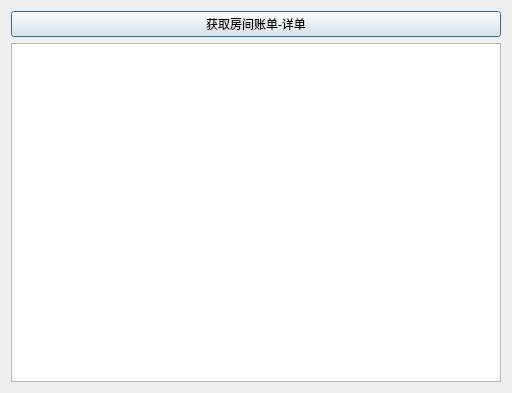
<?xml version="1.0" encoding="UTF-8"?>
<ui version="4.0">
 <class>dialog</class>
 <widget class="QDialog" name="dialog">
  <property name="geometry">
   <rect>
    <x>0</x>
    <y>0</y>
    <width>512</width>
    <height>393</height>
   </rect>
  </property>
  <property name="windowTitle">
   <string>详单</string>
  </property>
  <layout class="QVBoxLayout" name="verticalLayout">
   <item>
    <widget class="QPushButton" name="pushButton">
     <property name="text">
      <string>获取房间账单-详单</string>
     </property>
    </widget>
   </item>
   <item>
    <widget class="QTextBrowser" name="textBrowser"/>
   </item>
  </layout>
 </widget>
 <resources/>
 <connections/>
</ui>
